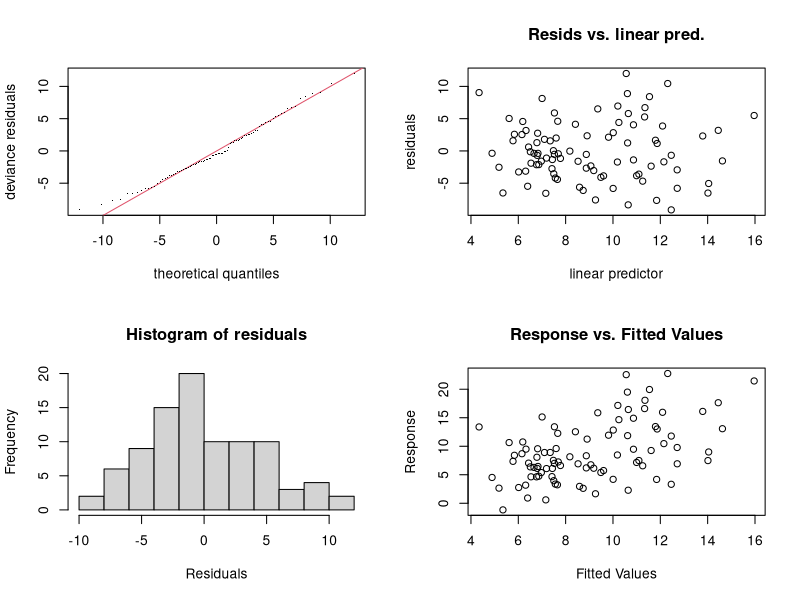
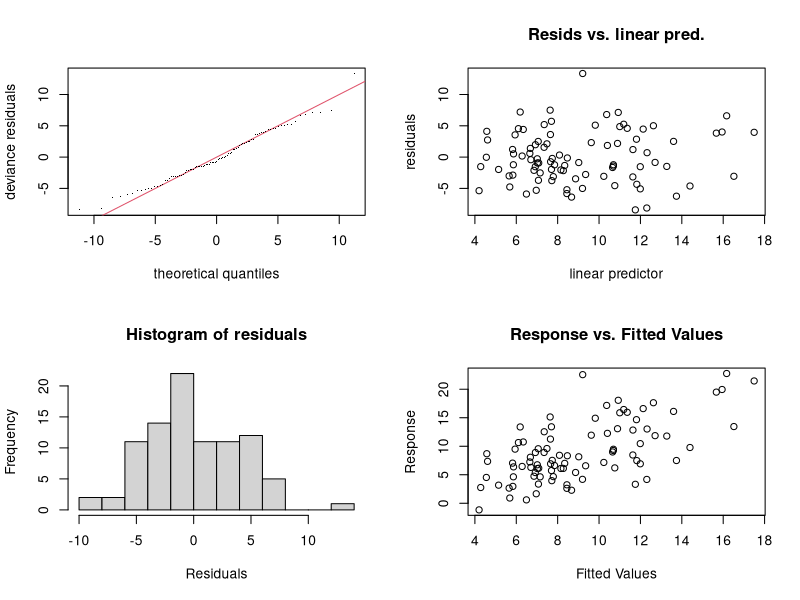
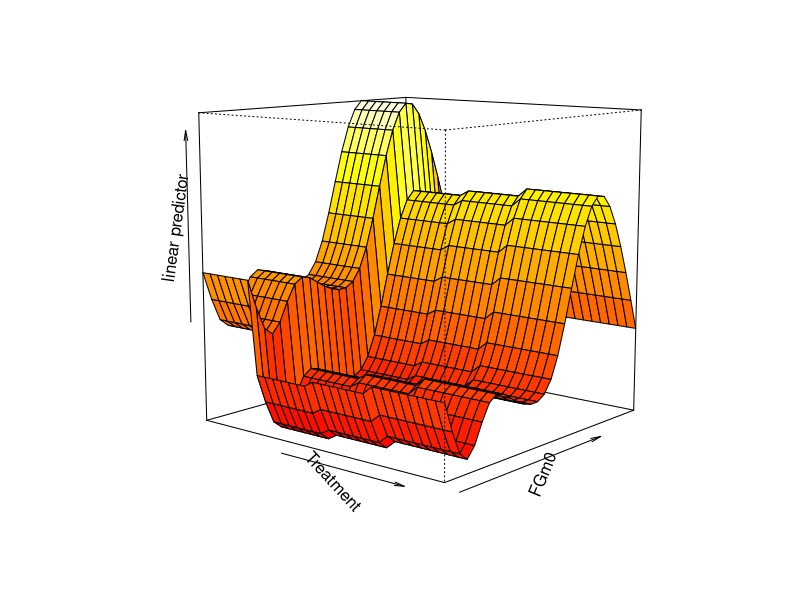
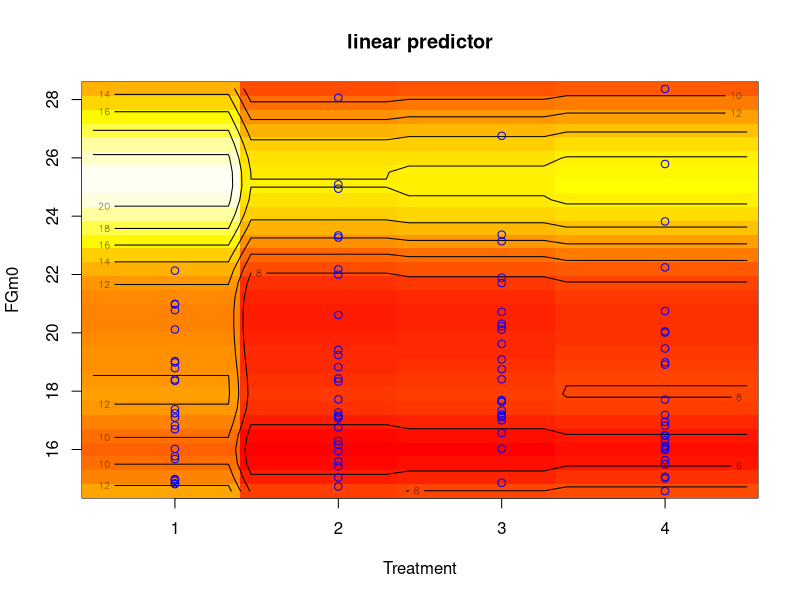
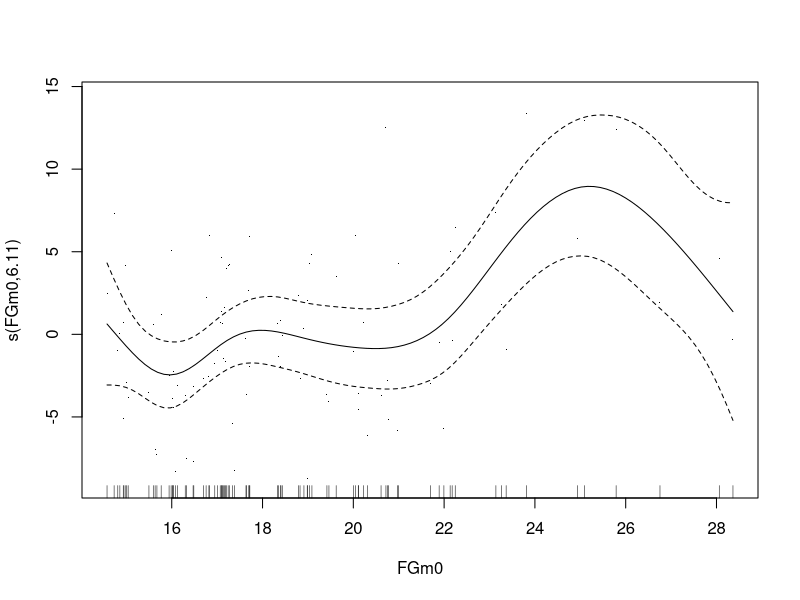
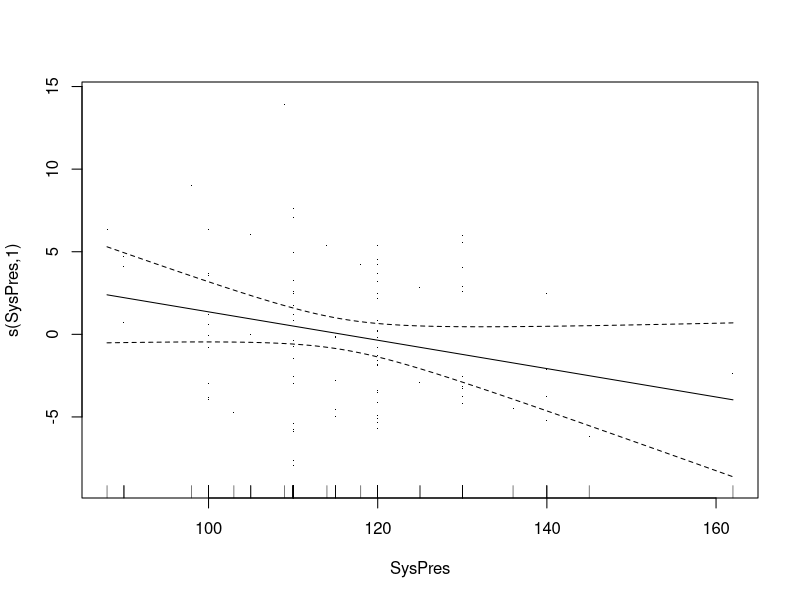
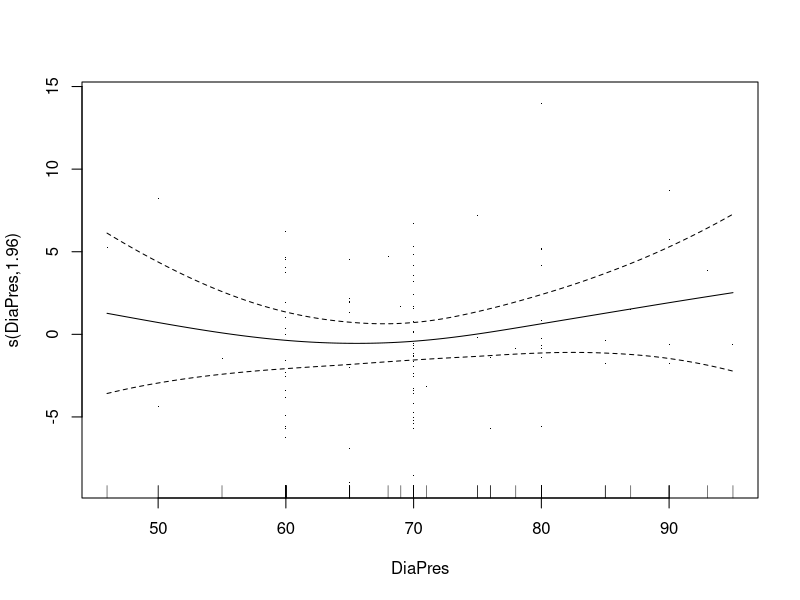
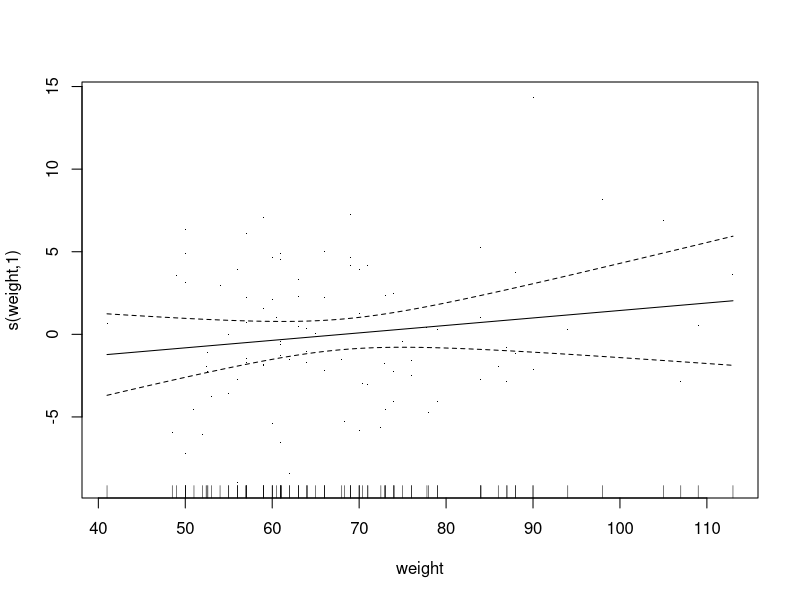

The R source for these figures, in order: (Note: this script raises an error after producing the figures.)
## ---- chunk 1
knitr::opts_chunk$set(echo = TRUE)
## ---- chunk 2
# Clears plots
while (dev.cur() != 1) {
  dev.off()
}
# Clears global environment
rm(list = ls())

set.seed(1234)
## ---- chunk 3
library(mgcv)
# data separated by tab, fill in missing values
hirsutism <- read.table("hirsutism.dat",header=T, sep="\t",fill=TRUE)
# we're using the variable Treatment as a categorical predictor
hirsutism$Treatment <- as.factor(hirsutism$Treatment)

attach(hirsutism)
summary(hirsutism)
## ---- chunk 4
gam_0 <- gam(FGm12 ~ 
             (FGm0) + Treatment + (SysPres) + 
             (DiaPres) + (weight) + (height),
             data = hirsutism)
summary(gam_0)
## ---- chunk 5
    gam.check(gam_0)
## ---- chunk 6
gam_1 <- gam(FGm12 ~ 
             s(FGm0) + Treatment + s(SysPres) + 
             s(DiaPres) + s(weight) + s(height),
             data = hirsutism)
summary(gam_1)
## ---- chunk 7
    gam.check(gam_1)
    vis.gam(gam_1,se=0,theta =40, phi = 10, d=4,nticks=3)

    vis.gam(gam_1,se=0,plot.type="contour",contour.col=1)
    points(Treatment,FGm0,col="blue")
## ---- chunk 8
    plot(gam_1, residuals = TRUE, shade=TRUE, seWithMean=TRUE)
## ---- chunk 9
gam_2 <- gam(FGm12 ~ 
             s(FGm0) + Treatment
             + te(SysPres,DiaPres) + te(weight,height),
             data = hirsutism)
summary(gam_2)
## ---- chunk 10
    gam.check(gam_2)

    vis.gam(gam_2,se=0,theta =40, phi = 10, d=4,nticks=3)

    vis.gam(gam_2,se=0,plot.type="contour",contour.col=1)
    points(Treatment,FGm0,col="blue")
## ---- chunk 11
    plot(gam_2, residuals = TRUE, shade=TRUE, seWithMean=TRUE)
## ---- chunk 12
    vis.gam(gam_2, view=c("weight","height"), plot.type = "persp", theta=40, phi=10,d=4,nticks=3)
    vis.gam(gam_2, view=c("weight","height"), plot.type = "contour",contour.col=1)
    points(weight,height,col="blue")

    vis.gam(gam_2, view=c("SysPres","DiaPres"), plot.type = "persp", theta=40, phi=10,d=4,nticks=3)
    vis.gam(gam_2, view=c("SysPres","DiaPres"), plot.type = "contour",contour.col=1)
    points(SysPres,DiaPres,col="blue")
## ---- chunk 13
gam_3 <- gam(FGm12 ~ 
             s(FGm0) + Treatment
             + te(SysPres,DiaPres),
             data = hirsutism)
summary(gam_3)
## ---- chunk 14
gam_3 <- gam(FGm12 ~ 
             s(FGm0) + Treatment,
             data = hirsutism)
summary(gam_3)
## ---- chunk 15
    gam.check(gam_3)

    vis.gam(gam_3,se=0,theta =40, phi = 10, d=4,nticks=3)

    vis.gam(gam_1,se=0,plot.type="contour",contour.col=1)
    points(Treatment,FGm0,col="blue")
## ---- chunk 16
    plot(gam_3, residuals = TRUE, seWithMean=TRUE)
## ---- chunk 17
gam_1b <- gam(FGm12 ~ 
             s(FGm0, by=Treatment) + s(SysPres, by=Treatment) + 
             s(DiaPres, by=Treatment) + s(weight, by=Treatment) + s(height, by=Treatment),
             data = hirsutism)
summary(gam_1b)
## ---- chunk 18
gam_2b <- gam(FGm12 ~ 
             s(FGm0, by=Treatment)
             + te(SysPres,DiaPres, by=Treatment) + te(weight,height, by=Treatment),
             data = hirsutism)
summary(gam_2b)
## ---- chunk 19
anova(gam_0, gam_1, test="F")
## ---- chunk 20
anova(gam_0, gam_2, test="F")
## ---- chunk 21
anova(gam_0, gam_3, test="F")
## ---- chunk 22
anova(gam_2, gam_1, test="F")
## ---- chunk 23
anova(gam_3, gam_1, test="F")
## ---- chunk 24
anova(gam_3, gam_2, test="F")
## ---- chunk 25
anova(gam_1, gam_4, test="F")
## ---- chunk 26
anova(gam_0, gam_3, gam_2, gam_4, gam_1, test="F")
